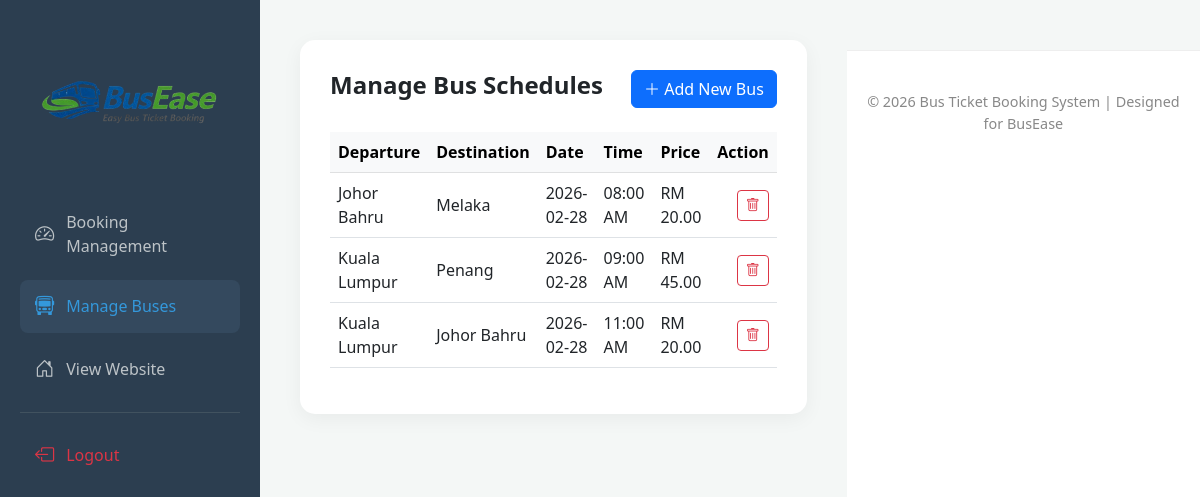
Screenshot of /admin_dashboard.php?view=buses (signed in) with the database file from the repository.
### tables this page shows
CREATE TABLE `buses` (
  `id` int(11) NOT NULL,
  `bus_company` varchar(100) DEFAULT NULL,
  `departure` varchar(100) DEFAULT NULL,
  `destination` varchar(100) DEFAULT NULL,
  `depart_time` varchar(50) DEFAULT NULL,
  `price` decimal(6,2) DEFAULT NULL,
  `travel_date` date DEFAULT NULL
);

### admin_dashboard.php (the view, shortened to what this page needs)
<?php
include "includes/config.php";
$view = $_GET['view'] ?? 'bookings';
?>
<!DOCTYPE html>
<html lang="en">
<head>
    <link href="https://cdn.jsdelivr.net/npm/bootstrap@5.3.0/dist/css/bootstrap.min.css" rel="stylesheet">
    <link rel="stylesheet" href="https://cdn.jsdelivr.net/npm/bootstrap-icons@1.11.1/font/bootstrap-icons.css">
</head>
<body>
<div class="sidebar">
    <div class="sidebar-logo">
        <img src="images/logo3.png" alt="BusEase Logo">
    </div>
    <div class="nav-menu">
        <a href="admin_dashboard.php?view=bookings" class="nav-link-custom <?= $view == 'bookings' ? 'active' : '' ?>">
            <i class="bi bi-speedometer2"></i> Booking Management
        </a>
        <a href="admin_dashboard.php?view=buses" class="nav-link-custom <?= $view == 'buses' ? 'active' : '' ?>">
            <i class="bi bi-bus-front"></i> Manage Buses
        </a>
        <a href="homepage.php" class="nav-link-custom">
            <i class="bi bi-house-door"></i> View Website
        </a>
        <hr style="border-color: #7f8c8d;">
        <a href="logout.php" class="nav-link-custom text-danger">
            <i class="bi bi-box-arrow-left"></i> Logout
        </a>
    </div>
</div>
<div class="main-content">
    <div class="card-custom">
        <?php if($view == 'buses'): ?>
            <div class="d-flex justify-content-between align-items-center mb-4">
                <h4 class="fw-bold">Manage Bus Schedules</h4>
                <button class="btn btn-primary" data-bs-toggle="modal" data-bs-target="#addBusModal">
                    <i class="bi bi-plus-lg"></i> Add New Bus
                </button>
            </div>
            <div class="table-responsive">
                <table class="table table-hover align-middle">
                    <thead class="table-light">
                        <tr>
                            <th>Departure</th>
                            <th>Destination</th>
                            <th>Date</th>
                            <th>Time</th>
                            <th>Price</th>
                            <th class="text-end">Action</th>
                        </tr>
                    </thead>
                    <tbody>
                        <?php
                        $res = $conn->query("SELECT * FROM buses ORDER BY travel_date DESC, depart_time ASC");
                        while($b = $res->fetch_assoc()): ?>
                            <tr>
                                <td><?= htmlspecialchars($b['departure']) ?></td>
                                <td><?= htmlspecialchars($b['destination']) ?></td>
                                <td><?= $b['travel_date'] ?></td>
                                <td><?= $b['depart_time'] ?></td>
                                <td>RM <?= number_format($b['price'], 2) ?></td>
                                <td class="text-end">
                                    <a href="?view=buses&delete_bus=<?= $b['id'] ?>" class="btn btn-outline-danger btn-sm" onclick="return confirm('Delete this schedule?')">
                                        <i class="bi bi-trash"></i>
                                    </a>
                                </td>
                            </tr>
                        <?php endwhile; ?>
                    </tbody>
                </table>
            </div>
        <?php endif; ?>
    </div>
</div>
<?php include "includes/footer.php"; ?>
</body>
</html>

### admin_dashboard.php (style rules this page uses)
body { display: flex; min-height: 100vh; background: #f4f7f6; font-family: 'Segoe UI', sans-serif; margin: 0; }
.sidebar { width: 260px; background: #2c3e50; color: white; position: fixed; height: 100vh; padding: 20px; display: flex; flex-direction: column; }
.sidebar-logo { text-align: center; margin-bottom: 30px; padding: 10px; }
.sidebar-logo img { max-width: 180px; height: auto; }
.nav-menu { flex: 1; }
.nav-link-custom { display: flex; align-items: center; color: #bdc3c7; text-decoration: none; padding: 12px 15px; border-radius: 8px; margin-bottom: 10px; transition: 0.3s; }
.nav-link-custom:hover, .nav-link-custom.active { background: #34495e; color: #3498db; }
.nav-link-custom i { margin-right: 12px; font-size: 1.2rem; }
.main-content { flex: 1; margin-left: 260px; padding: 40px; width: calc(100% - 260px); }
.card-custom { background: white; border: none; border-radius: 15px; box-shadow: 0 5px 20px rgba(0,0,0,0.05); padding: 30px; }

### rows the page displays
buses: departure "Johor Bahru", destination "Melaka", travel_date "2026-02-28", depart_time "08:00 AM", price "20.00"
buses: departure "Kuala Lumpur", destination "Penang", travel_date "2026-02-28", depart_time "09:00 AM", price "45.00"
buses: departure "Kuala Lumpur", destination "Johor Bahru", travel_date "2026-02-28", depart_time "11:00 AM", price "20.00"
